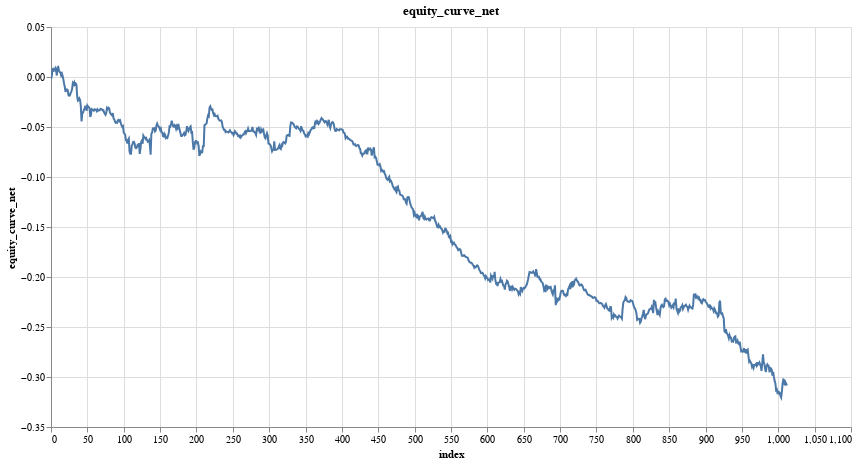

Notebook code for this chart:
### Code cell
research.plot_column(model_trades, 'equity_curve_net')

### Figure 1 — Vega specification as saved in the notebook (floating-point values rounded to 4 significant figures; data arrays with more than 128 entries replaced by an {"elided": "..."} marker saying what was removed)
{"$schema": "https://vega.github.io/schema/vega/v5.json", "data": [{"name": "param_8_store"}, {"name": "source_0", "values": {"elided": "1013 records"}}, {"name": "source_0_x_domain_index", "values": [{"min": 0, "max": 1012}]}, {"name": "source_0_y_domain_equity_curve_net", "values": [{"min": -0.3205, "max": 0.01007}]}], "signals": [{"name": "unit", "value": {}, "on": [{"events": "pointermove", "update": "isTuple(group()) ? group() : unit"}]}, {"name": "param_8", "update": "vlSelectionResolve(\"param_8_store\", \"union\")"}, {"name": "param_8_index", "on": [{"events": [{"source": "view", "type": "dblclick"}], "update": "null"}, {"events": {"signal": "param_8_translate_delta"}, "update": "panLinear(param_8_translate_anchor.extent_x, -param_8_translate_delta.x / width)"}, {"events": {"signal": "param_8_zoom_delta"}, "update": "zoomLinear(domain(\"x\"), param_8_zoom_anchor.x, param_8_zoom_delta)"}]}, {"name": "param_8_equity_curve_net", "on": [{"events": [{"source": "view", "type": "dblclick"}], "update": "null"}, {"events": {"signal": "param_8_translate_delta"}, "update": "panLinear(param_8_translate_anchor.extent_y, param_8_translate_delta.y / height)"}, {"events": {"signal": "param_8_zoom_delta"}, "update": "zoomLinear(domain(\"y\"), param_8_zoom_anchor.y, param_8_zoom_delta)"}]}, {"name": "param_8_tuple", "on": [{"events": [{"signal": "param_8_index || param_8_equity_curve_net"}], "update": "param_8_index && param_8_equity_curve_net ? {unit: \"\", fields: param_8_tuple_fields, values: [param_8_index,param_8_equity_curve_net]} : null"}]}, {"name": "param_8_tuple_fields", "value": [{"field": "index", "channel": "x", "type": "R"}, {"field": "equity_curve_net", "channel": "y", "type": "R"}]}, {"name": "param_8_translate_anchor", "value": {}, "on": [{"events": [{"source": "scope", "type": "pointerdown"}], "update": "{x: x(unit), y: y(unit), extent_x: domain(\"x\"), extent_y: domain(\"y\")}"}]}, {"name": "param_8_translate_delta", "value": {}, "on": [{"events": [{"source": "window", "between": [{"source": "scope", "type": "pointerdown"}, {"source": "window", "type": "pointerup"}], "type": "pointermove", "consume": true}], "update": "{x: param_8_translate_anchor.x - x(unit), y: param_8_translate_anchor.y - y(unit)}"}]}, {"name": "param_8_zoom_anchor", "on": [{"events": [{"source": "scope", "consume": true, "type": "wheel"}], "update": "{x: invert(\"x\", x(unit)), y: invert(\"y\", y(unit))}"}]}, {"name": "param_8_zoom_delta", "on": [{"events": [{"source": "scope", "type": "wheel", "consume": true}], "update": "pow(1.001, event.deltaY * pow(16, event.deltaMode))", "force": true}]}, {"name": "param_8_modify", "on": [{"events": {"signal": "param_8_tuple"}, "update": "modify(\"param_8_store\", param_8_tuple, true)"}]}], "marks": [{"type": "line", "name": "marks", "from": {"data": "source_0"}, "sort": {"field": "x"}, "encode": {"update": {"tooltip": {"signal": "{\"index\": format(datum[\"index\"], \"\"), \"equity_curve_net\": format(datum[\"equity_curve_net\"], \"\")}"}, "stroke": {"value": "#4c78a8"}, "x": {"field": "index", "scale": "x"}, "defined": {"signal": "isValid(datum[\"index\"]) && isFinite(+datum[\"index\"]) && isValid(datum[\"equity_curve_net\"]) && isFinite(+datum[\"equity_curve_net\"])"}, "y": {"field": "equity_curve_net", "scale": "y"}}}, "style": ["line"], "interactive": true, "clip": true}], "scales": [{"name": "x", "type": "linear", "domain": [{"signal": "(data(\"source_0_x_domain_index\")[0] || {}).min"}, {"signal": "(data(\"source_0_x_domain_index\")[0] || {}).max"}], "range": [0, {"signal": "width"}], "domainRaw": {"signal": "param_8[\"index\"]"}, "nice": true, "zero": false}, {"name": "y", "type": "linear", "domain": [{"signal": "(data(\"source_0_y_domain_equity_curve_net\")[0] || {}).min"}, {"signal": "(data(\"source_0_y_domain_equity_curve_net\")[0] || {}).max"}], "range": [{"signal": "height"}, 0], "nice": true, "zero": true, "domainRaw": {"signal": "param_8[\"equity_curve_net\"]"}}], "axes": [{"scale": "x", "orient": "bottom", "domain": false, "minExtent": 0, "aria": false, "labels": false, "maxExtent": 0, "ticks": false, "zindex": 0, "gridScale": "y", "grid": true, "tickCount": {"signal": "ceil(width/40)"}}, {"scale": "y", "zindex": 0, "orient": "left", "labels": false, "grid": true, "tickCount": {"signal": "ceil(height/40)"}, "domain": false, "minExtent": 0, "maxExtent": 0, "ticks": false, "aria": false, "gridScale": "x"}, {"scale": "x", "labelFlush": true, "labelOverlap": true, "tickCount": {"signal": "ceil(width/40)"}, "zindex": 0, "grid": false, "orient": "bottom", "title": "index"}, {"scale": "y", "title": "equity_curve_net", "grid": false, "orient": "left", "zindex": 0, "tickCount": {"signal": "ceil(height/40)"}, "labelOverlap": true}], "title": {"text": "equity_curve_net", "frame": "group"}, "style": "cell", "width": 800, "background": "white", "height": 400, "padding": 5}
